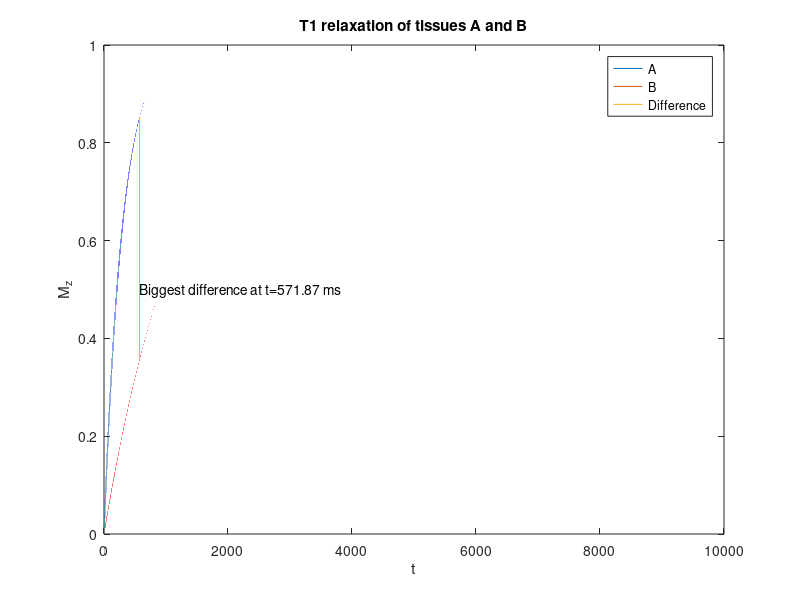

The MATLAB source for this figure:
t = 0:0.01:10000;

%First curve
A = 1 - exp(-t/300);
B = 1 - exp(-t/1300);

%Plot
figure
plot(t,A)
hold on
plot(t,B)
title('T1 relaxation of tissues A and B')
xlabel('t')
ylabel('M_z')

%Find difference
[biggest_diff, loc] = max(abs(A-B));
biggest_diff_time = t(loc);

%Indicate on graph
plot([biggest_diff_time, biggest_diff_time], [A(loc), B(loc)])
txt = ['Biggest difference at t=', num2str(biggest_diff_time), ' ms'];
text(biggest_diff_time, max(B)/2, txt)
legend('A','B','Difference')

